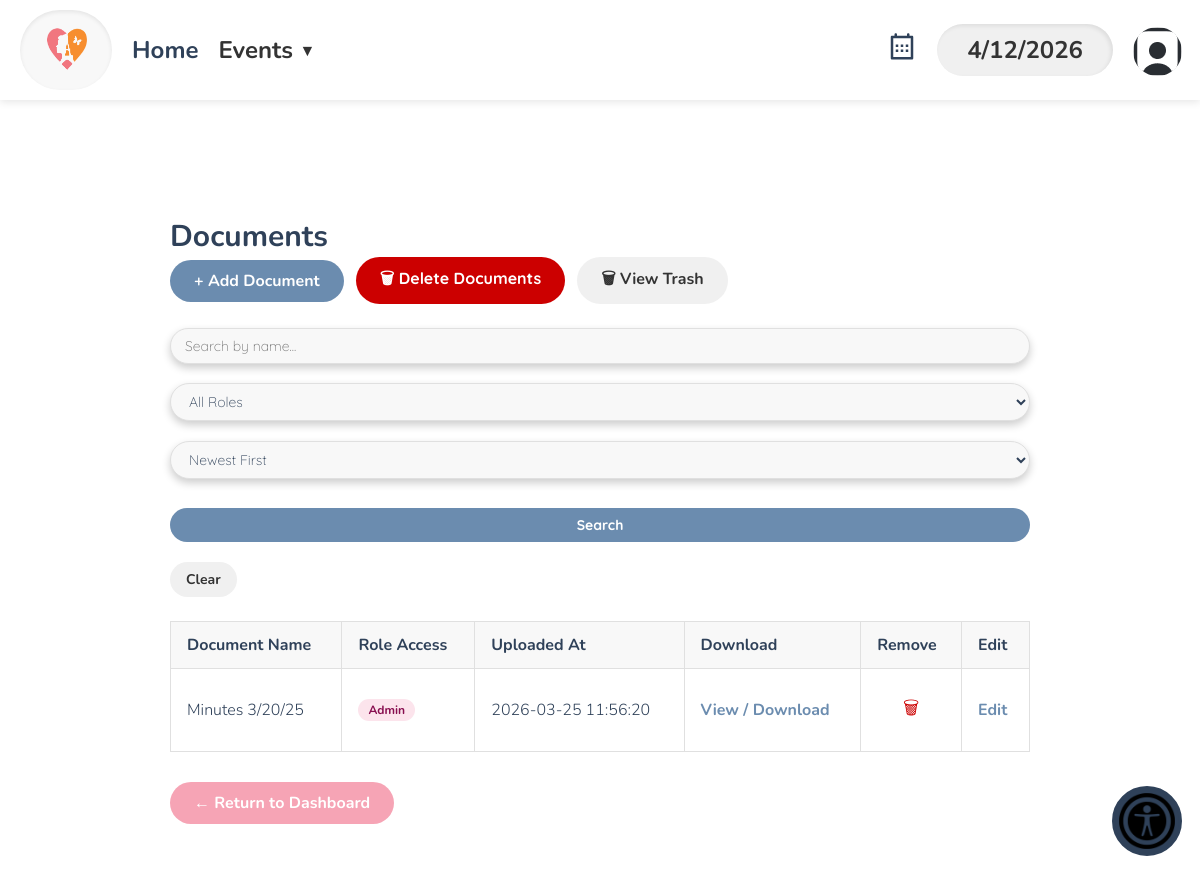
Page /boardDocuments.php (signed in) on the committed database.
### tables this page shows
CREATE TABLE `dbpersons` (
  `id` varchar(256) NOT NULL,
  `start_date` text DEFAULT NULL,
  `first_name` text NOT NULL,
  `last_name` text DEFAULT NULL,
  `street_address` text DEFAULT NULL,
  `city` text DEFAULT NULL,
  `state` varchar(2) DEFAULT NULL,
  `zip_code` text DEFAULT NULL,
  `phone1` varchar(12) DEFAULT NULL,
  `over21` enum('true','false') DEFAULT NULL,
  `phone1type` text DEFAULT NULL,
  `emergency_contact_phone` varchar(12) DEFAULT NULL,
  `emergency_contact_phone_type` text DEFAULT NULL,
  `birthday` text DEFAULT NULL,
  `email` text DEFAULT NULL,
  `email_prefs` enum('true','false') DEFAULT NULL,
  `emergency_contact_first_name` text DEFAULT NULL,
  `contact_num` varchar(255) DEFAULT 'n/a',
  `emergency_contact_relation` text DEFAULT NULL,
  `contact_method` text DEFAULT NULL,
  `type` text DEFAULT NULL,
  `status` text DEFAULT NULL,
  `notes` longtext DEFAULT NULL,
  `password` text DEFAULT NULL,
  `affiliation` varchar(100) DEFAULT NULL,
  `branch` varchar(100) DEFAULT NULL,
  `archived` tinyint(1) DEFAULT NULL,
  `emergency_contact_last_name` text DEFAULT NULL,
  `gender` varchar(20) DEFAULT NULL,
  `t_shirt_size` varchar(10) DEFAULT NULL,
  `computer_access` enum('yes','no') DEFAULT NULL,
  `camera_access` enum('yes','no') DEFAULT NULL,
  `transportation_access` enum('yes','no') DEFAULT NULL,
  `skills` text DEFAULT NULL,
  `experience` text DEFAULT NULL,
  `about_consent` enum('yes','no') DEFAULT NULL,
  `total_hours_volunteered` decimal(8,2) DEFAULT 0.00,
  `force_password_change` tinyint(1) DEFAULT 0,
  `profile_pic` varchar(512) DEFAULT 'images/usaicon.png',
  `cpr_training_completion` enum('yes','no') DEFAULT 'no',
  `aed_training_completion` enum('yes','no') DEFAULT 'no',
  `has_disability` enum('yes','no') DEFAULT 'no',
  `disability_specifications` varchar(255) DEFAULT NULL
);

CREATE TABLE `boarddocuments` (
  `id` int(11) NOT NULL,
  `doc_name` varchar(255) NOT NULL,
  `file_path` varchar(255) NOT NULL,
  `uploaded_by` varchar(255) DEFAULT NULL,
  `uploaded_at` timestamp NOT NULL DEFAULT current_timestamp(),
  `clearance_level` enum('volunteer','event_manager','board_member','admin','superadmin') NOT NULL DEFAULT 'volunteer',
  `deleted` tinyint(1) NOT NULL DEFAULT 0,
  `deleted_at` timestamp NULL DEFAULT NULL,
  `deleted_by` varchar(255) DEFAULT NULL
);

### database/dbPersons.php (called while the page is built, shortened)
<?php
    function get_profile_pic($id) {
        $con = connect();
        $id = mysqli_real_escape_string($con, $id);
        $query = "SELECT profile_pic FROM dbpersons WHERE id = '$id'";
        $result = mysqli_query($con, $query);
        $row = mysqli_fetch_assoc($result);
        return !empty($row['profile_pic']) ? $row['profile_pic'] : 'images/usaicon.png';
    }

### boardDocuments.php (the view, shortened to what this page needs)
<?php
    include_once('database/dbPersons.php');
$user_type = 'participant';
if (isset($_SESSION['_id'])) {
    if ($_SESSION['_id'] === 'vmsroot') {
        $user_type = 'superadmin';
    } else {
        $person = retrieve_person($_SESSION['_id']);
        if ($person) $user_type = $person->get_type();
    }
}
$clearance_map = [
    'participant'   => [],
    'volunteer'     => ['volunteer'],
    'event_manager' => ['volunteer', 'event_manager'],
    'board_member'  => ['volunteer', 'board_member'],
    'admin'         => ['volunteer', 'event_manager', 'board_member', 'admin'],
    'superadmin'    => ['volunteer', 'event_manager', 'board_member', 'admin', 'superadmin'],
];
$allowed_clearances = $clearance_map[$user_type] ?? ['public'];
$is_admin   = in_array($user_type, ['admin', 'superadmin']);
$can_upload = in_array($user_type, ['event_manager', 'board_member', 'admin', 'superadmin']);
$search_name      = isset($_GET['search_name'])      ? trim($_GET['search_name'])      : '';
$filter_sort      = isset($_GET['filter_sort'])      ? trim($_GET['filter_sort'])      : 'date_desc';
$clearance_labels = [
    'volunteer'     => 'Volunteer',
    'event_manager' => 'Event Manager',
    'board_member'  => 'Board Member',
    'admin'         => 'Admin',
    'superadmin'    => 'Super Admin',
];
    $connection = connect();
    $escaped_clearances = array_map(fn($c) => "'" . mysqli_real_escape_string($connection, $c) . "'", $allowed_clearances);
$clearance_in = implode(',', $escaped_clearances);
$where = "WHERE deleted = 0 AND clearance_level IN ($clearance_in)";
$order = match($filter_sort) {
    'date_asc'   => 'ORDER BY uploaded_at ASC',
    'name_asc'   => 'ORDER BY doc_name ASC',
    'name_desc'  => 'ORDER BY doc_name DESC',
    'clearance'  => 'ORDER BY FIELD(clearance_level,"volunteer","event_manager","board_member","admin","superadmin")',
    default      => 'ORDER BY uploaded_at DESC',
};
$query = "SELECT * FROM boarddocuments $where $order";
    $result = mysqli_query($connection, $query);
?>
<!DOCTYPE html>
<html lang="en">
<head>
    <link href="./css/base.css" rel="stylesheet">
</head>
<body>
<?php require 'header.php'; ?>
<div class="page-container">
    <h2><b>Documents</b></h2>
        <div class="top-bar">
        <?php if ($can_upload): ?>
            <a class="add-btn" href="addBoardDocument.php">+ Add Document</a>
        <?php endif; ?>
        <?php if ($is_admin): ?>
            <button class="bulk-btn" onclick="document.getElementById('bulk-delete-modal').classList.add('active')">🗑 Delete Documents</button>
            <a class="trash-btn" href="boardDocumentsTrash.php">🗑 View Trash</a>
        <?php endif; ?>
    </div>
    <form method="GET" action="boardDocuments.php">
        <div class="filter-bar">
            <input type="text" name="search_name" placeholder="Search by name..."
                value="<?php echo htmlspecialchars($search_name); ?>">
            <select name="filter_clearance">
                <option value="">All Roles</option>
            </select>
            <select name="filter_sort">
                <option value="date_desc">Newest First</option>
            </select>
            <button type="submit">Search</button>
            <a href="boardDocuments.php" class="clear-btn">Clear</a>
        </div>
    </form>
    <?php if ($result && mysqli_num_rows($result) > 0): ?>
        <table class="doc-table">
            <thead>
                <tr>
                    <th>Document Name</th>
                    <th>Role Access</th>
                    <th>Uploaded At</th>
                    <th>Download</th>
                    <?php if ($is_admin): ?><th>Remove</th><?php endif; ?>
                    <?php if ($can_upload): ?><th>Edit</th><?php endif; ?>                </tr>
            </thead>
            <tbody>
                <?php while ($row = mysqli_fetch_assoc($result)): ?>
                <tr>
                    <td><?php echo htmlspecialchars($row['doc_name']); ?></td>
                    <td>
                        <span class="clearance-badge <?php echo htmlspecialchars($row['clearance_level']); ?>">
                            <?php echo $clearance_labels[$row['clearance_level']] ?? ucfirst($row['clearance_level']); ?>
                        </span>
                    </td>
                    <td><?php echo htmlspecialchars($row['uploaded_at']); ?></td>
                    <td>
                        <a class="view-link" href="<?php echo htmlspecialchars($row['file_path']); ?>" target="_blank">View / Download</a>
                    </td>
                    <?php if ($is_admin): ?>
                    <td>
                        <form method="POST" action="deleteBoardDocument.php"
                              onsubmit="return confirm('Move this document to trash?');">
                            <button type="submit" class="delete-btn" title="Move to trash">🗑</button>
                        </form>
                    </td>
                    <?php endif; ?>
                    <?php if ($can_upload): ?>
                    <td>
                        <a href="editBoardDocument.php?id=<?php echo (int)$row['id']; ?>"
                           style="color:#6b8caf;font-weight:700;text-decoration:none;">Edit</a>
                    </td>
                    <?php endif; ?>
                </tr>
                <?php endwhile; ?>
            </tbody>
        </table>
    <?php else: ?>
        <p class="empty-msg">No documents have been uploaded yet.</p>
    <?php endif; ?>
    <div class="bottom-bar">
    <a class="return-btn" href="index.php">← Return to Dashboard</a>
</div>
</div>
</body>
</html>

### partials/nav_admin.php (shortened to what this page needs)
<div class="navbar">
    <div class="left-section">
        <div class="logo-container">
            <a href="index.php"><img src="images/cropped-logo.png" alt="Logo"></a>
        </div>
        <div class="nav-links">
            <div class="nav-item"><a href="index.php">Home</a></div>
            <div class="nav-item">Events <span class="dropdown-arrow">&#9660</span>
            </div>
        </div>
    </div>
    <div class="right-section">
        <a href="calendar.php">
            <div class="icon-butt">
            </div>
        </a>
        <div class="date-box"></div>
        <div class="nav-links">
            <div class="nav-item">
                <div class="icon">
                    <img src="<?= $_pfp_escaped ?>" alt="User Icon" class="icon-img in-nav-img" style="width:49px; height:49px; min-width:49px; min-height:49px; max-width:49px; max-height:49px; object-fit:cover; border-radius:50%;">
                </div>
            </div>
        </div>
    </div>
    </div>

### css/base.css (style rules this page uses)
html, body, header, main, footer, div, span, p, h1, h2, h3, h4, h5, h6, ul, ol, li, input, select, textarea, form, section, label, table, td, tr, th, form, fieldset, em, button, a { padding: 0; margin: 0; font-size: inherit; font-family: inherit; font-weight: inherit; text-decoration: none; font-style: normal; box-sizing: border-box; text-align: left; list-style-type: none; border-spacing: 0; }
:root { --page-background-color: #ffffff; --page-font-color: var(--main-color); --inactive-font-color: #666666; --inactive-background-color: #fafafa; --standout-background: #f8f4ef; --happy-toast-background-color: var(--main-color); --happy-toast-font-color: white; --info-toast-background-color: var(--main-color); --info-toast-font-color: white; --error-toast-background-color: #701a1a; --error-toast-font-color: white; --shadow-and-border-color: #e8e8e8; --main-color: #2f4159; --accent-color: #f5c16e; --secondary-accent-color: #f6a4b5; --wv-accent-color: #f5c16e; --wv-accent-foreground: #f6a4b5; --wv-bg-light: #ffffff; --wv-text-dark: #111111; --wv-muted-text: #6b6b6b; --calendar-event-color: #999; --calendar-event-color-hover: #777777; --calendar-today-border: 2px solid var(--secondary-accent-color); --button-font-color: rgb(255, 255, 255); --button-padding: 0.5rem 1.5rem; --button-border-radius: 0.25rem; --standard-border: 1px solid #333333; --light-border: 1px solid var(--shadow-and-border-color); --text-field-border: 2px solid #e8e8e8; --cancel-button-background-color: var(--secondary-accent-color); --error-color: red; font-size: 18px; font-family: Montserrat; font-weight: 300; }
body { background-color: var(--page-background-color); color: var(--main-color); font-family: Montserrat; }
header ul > li, header span { font-size: 0.75rem; list-style-type: none; }
a { color: var(--main-color); }
input[type=text], input[type=password], input[type=date], input[type=email], input[type=number], input[type=tel], select, textarea, .pseudo-input, .pseudo-input-disabled { border: var(--text-field-border); border-radius: 0; padding: 0.5rem; width: 100%; background-color: var(--page-background-color); margin-bottom: 0.5rem; scroll-margin: 7.5rem; box-shadow: 0px 4px 8px rgba(0,0,0,0.2); color: var(--main-color); }
input[type=submit], button, .button, a.button-signup { color: var(--button-font-color); background-color: var(--main-color); padding: var(--button-padding); border: none; border-radius: var(--button-border-radius); font-weight: 500; width: 100%; transition: background-color .3s; cursor: pointer; text-align: center; margin: 10px 0px; }
h2 { font-size: 1.5rem; font-weight: 500; }
.navbar { width: 100%; height: 95px; position: fixed; top: 0; left: 0; background: #ffffff; box-shadow: 0px 2px 8px rgba(0, 0, 0, 0.1); display: flex; align-items: center; padding: 0 20px; z-index: 1000; }
.left-section { display: flex; align-items: center; gap: 30px; }
.logo-container { background: #f8f8f8; padding: 10px 20px; border-radius: 50px; box-shadow: 0px 2px 4px rgba(0, 0, 0, 0.08) inset; }
.logo-container img { width: 128px; height: 52px; display: block; }
.nav-links { display: flex; gap: 20px; }
.nav-links div { font-size: 24px; font-weight: 700; color: black; cursor: pointer; }
.right-section { margin-left: auto; display: flex; align-items: center; gap: 20px; }
.date-box { background: #f0f0f0; padding: 10px 30px; border-radius: 50px; box-shadow: -2px 2px 4px rgba(0, 0, 0, 0.08) inset; color: #333333; font-size: 24px; font-weight: 700; text-align: center; }
.icon { width: 47px; height: 47px; border-radius: 50%; }

### rows in the picture
dbpersons: profile_pic (picture)
boarddocuments: doc_name "Minutes 3/20/25", clearance_level "Admin", uploaded_at "2026-03-25 11:56:20"
